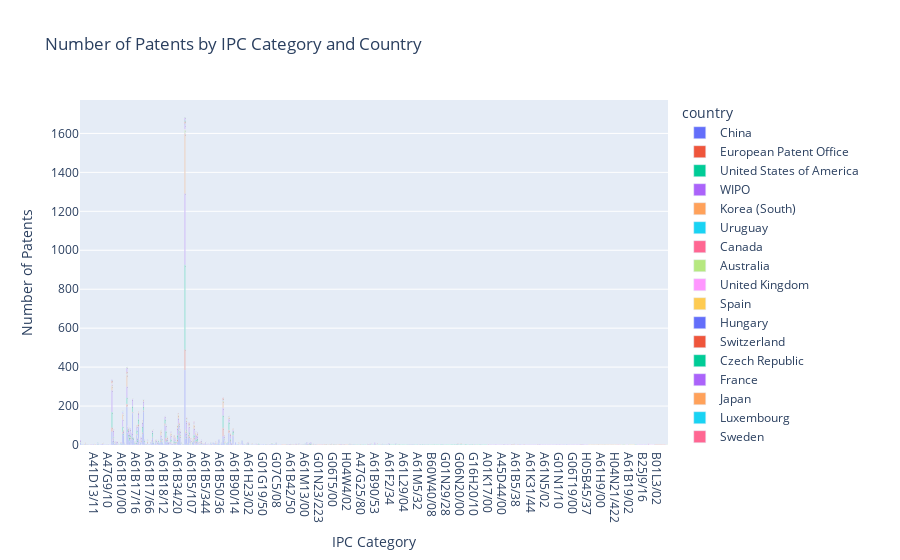

The notebook cell saved with this chart:
### Markdown cell above
## Quantitative-analysis
### Share Map : Number of patents by IPC category and country:

-  the visualization shows all İPC categories over all of the countries included in the dataset.
- The longest stacked bar in the visualization shows that the A61B4 IPC category ( Measuring for diagnostic purposes) is the most repeated IPC category over the different countries. thus we can conclude that investing in this specific category is a good investment all over the world.

### Code cell
df['IPC_main'] = df['IPC'].apply(lambda x: x.split('-')[0].strip())
grouped_data = df.groupby(['IPC_main', 'country']).size().reset_index(name='count')
total_counts = grouped_data.groupby('IPC_main')['count'].transform('sum')
grouped_data['percentage'] = grouped_data['count'] / total_counts * 100
fig = px.bar(grouped_data, x='IPC_main', y='count', color='country', text='percentage', title='Number of Patents by IPC Category and Country')
fig.update_layout(xaxis_title='IPC Category', yaxis_title='Number of Patents')
fig.update_traces(texttemplate='%{text:.2f}%', textposition='inside')
fig.show()

#fig.write_html(file='Share-Map.html', auto_open=True)

### Figure 1 — Plotly figure (JSON) as saved in the notebook; plotly's stock layout.template omitted (floating-point values rounded to 4 significant figures; data arrays with more than 128 entries replaced by an {"elided": "..."} marker saying what was removed)
{"data": [{"alignmentgroup": "True", "hovertemplate": "country=China<br>IPC_main=%{x}<br>count=%{y}<br>percentage=%{text}<extra></extra>", "legendgroup": "China", "marker": {"color": "#636efa", "pattern": {"shape": ""}}, "name": "China", "offsetgroup": "China", "orientation": "v", "showlegend": true, "text": {"elided": "243 float values"}, "textposition": "inside", "texttemplate": "%{text:.2f}%", "type": "bar", "x": {"elided": "243 str values"}, "xaxis": "x", "y": {"elided": "243 int values"}, "yaxis": "y"}, {"alignmentgroup": "True", "hovertemplate": "country=European Patent Office<br>IPC_main=%{x}<br>count=%{y}<br>percentage=%{text}<extra></extra>", "legendgroup": "European Patent Office", "marker": {"color": "#EF553B", "pattern": {"shape": ""}}, "name": "European Patent Office", "offsetgroup": "European Patent Office", "orientation": "v", "showlegend": true, "text": {"elided": "161 float values"}, "textposition": "inside", "texttemplate": "%{text:.2f}%", "type": "bar", "x": {"elided": "161 str values"}, "xaxis": "x", "y": {"elided": "161 int values"}, "yaxis": "y"}, {"alignmentgroup": "True", "hovertemplate": "country=United States of America<br>IPC_main=%{x}<br>count=%{y}<br>percentage=%{text}<extra></extra>", "legendgroup": "United States of America", "marker": {"color": "#00cc96", "pattern": {"shape": ""}}, "name": "United States of America", "offsetgroup": "United States of America", "orientation": "v", "showlegend": true, "text": {"elided": "323 float values"}, "textposition": "inside", "texttemplate": "%{text:.2f}%", "type": "bar", "x": {"elided": "323 str values"}, "xaxis": "x", "y": {"elided": "323 int values"}, "yaxis": "y"}, {"alignmentgroup": "True", "hovertemplate": "country=WIPO<br>IPC_main=%{x}<br>count=%{y}<br>percentage=%{text}<extra></extra>", "legendgroup": "WIPO", "marker": {"color": "#ab63fa", "pattern": {"shape": ""}}, "name": "WIPO", "offsetgroup": "WIPO", "orientation": "v", "showlegend": true, "text": {"elided": "323 float values"}, "textposition": "inside", "texttemplate": "%{text:.2f}%", "type": "bar", "x": {"elided": "323 str values"}, "xaxis": "x", "y": {"elided": "323 int values"}, "yaxis": "y"}, {"alignmentgroup": "True", "hovertemplate": "country=Korea (South)<br>IPC_main=%{x}<br>count=%{y}<br>percentage=%{text}<extra></extra>", "legendgroup": "Korea (South)", "marker": {"color": "#FFA15A", "pattern": {"shape": ""}}, "name": "Korea (South)", "offsetgroup": "Korea (South)", "orientation": "v", "showlegend": true, "text": {"elided": "142 float values"}, "textposition": "inside", "texttemplate": "%{text:.2f}%", "type": "bar", "x": {"elided": "142 str values"}, "xaxis": "x", "y": {"elided": "142 int values"}, "yaxis": "y"}, {"alignmentgroup": "True", "hovertemplate": "country=Uruguay<br>IPC_main=%{x}<br>count=%{y}<br>percentage=%{text}<extra></extra>", "legendgroup": "Uruguay", "marker": {"color": "#19d3f3", "pattern": {"shape": ""}}, "name": "Uruguay", "offsetgroup": "Uruguay", "orientation": "v", "showlegend": true, "text": [14.29], "textposition": "inside", "texttemplate": "%{text:.2f}%", "type": "bar", "x": ["A01K11/00"], "xaxis": "x", "y": [1], "yaxis": "y"}, {"alignmentgroup": "True", "hovertemplate": "country=Canada<br>IPC_main=%{x}<br>count=%{y}<br>percentage=%{text}<extra></extra>", "legendgroup": "Canada", "marker": {"color": "#FF6692", "pattern": {"shape": ""}}, "name": "Canada", "offsetgroup": "Canada", "orientation": "v", "showlegend": true, "text": [25, 8.333, 0.2985, 1.25, 12.5, 0.5, 1.01, 1.099, 0.4167, 2.439, 0.7874, 0.4255, 3.896, 2.041, 0.6135, 100, 28.57, 0.2377, 3.279, 0.8621, 2.778, 0.8403, 1.515, 100, 25, 100, 100, 100, 50], "textposition": "inside", "texttemplate": "%{text:.2f}%", "type": "bar", "x": ["A01K13/00", "A01K29/00", "A61B1/00", "A61B1/04", "A61B1/32", "A61B17/00", "A61B17/02", "A61B17/04", "A61B17/12", "A61B17/132", "A61B17/32", "A61B17/34", "A61B18/00", "A61B3/10", "A61B34/10", "A61B42/00", "A61B46/10", "A61B5/00", "A61B5/04", "A61B5/05", "A61B5/08", "A61B5/11", "A61B5/16", "A61F13/00", "A61N7/00", "G01N27/403", "G01R29/08", "G01R33/34", "G16H40/63"], "xaxis": "x", "y": [1, 1, 1, 1, 1, 2, 1, 1, 1, 1, 1, 1, 3, 1, 1, 1, 2, 4, 2, 1, 1, 1, 1, 1, 1, 1, 1, 1, 1], "yaxis": "y"}, {"alignmentgroup": "True", "hovertemplate": "country=Australia<br>IPC_main=%{x}<br>count=%{y}<br>percentage=%{text}<extra></extra>", "legendgroup": "Australia", "marker": {"color": "#B6E880", "pattern": {"shape": ""}}, "name": "Australia", "offsetgroup": "Australia", "orientation": "v", "showlegend": true, "text": [25, 100, 25, 100, 50, 0.8955, 7.143, 9.091, 20, 20, 1.25, 7.692, 0.4167, 2.439, 13.33, 5.882, 1.942, 4.167, 2.362, 7.407, 2.5, 5.263, 3.333, 3.704, 1.299, 0.6757, 0.9524, 33.33, 1.471, 4.082, 14.29, 1.84, 0.8772, 1.266, 1.129, 1.282, 0.6993, 1.639, 0.8621, 14.29, 20, 0.8403, 1.408, 100, 1.818, 7.692, 10, 1.646, 50, 1.613, 2.381, 25, 14.29, 33.33, 100, 14.29, 33.33, 33.33, 100, 50], "textposition": "inside", "texttemplate": "%{text:.2f}%", "type": "bar", "x": ["A01N1/02", "A24F15/00", "A41D13/11", "A45C11/00", "A45D34/04", "A61B1/00", "A61B1/01", "A61B1/05", "A61B1/07", "A61B1/303", "A61B17/00", "A61B17/04", "A61B17/12", "A61B17/132", "A61B17/14", "A61B17/15", "A61B17/16", "A61B17/28", "A61B17/32", "A61B17/56", "A61B17/70", "A61B17/72", "A61B17/80", "A61B17/88", "A61B18/00", "A61B18/12", "A61B18/14", "A61B18/26", "A61B3/00", "A61B3/10", "A61B3/13", "A61B34/10", "A61B34/20", "A61B34/30", "A61B5/00", "A61B5/01", "A61B5/02", "A61B5/04", "A61B5/05", "A61B5/06", "A61B5/091", "A61B5/11", "A61B5/145", "A61B5/1468", "A61B5/15", "A61B5/20", "A61B5/29", "A61B6/00", "A61B7/00", "A61B8/08", "A61B90/00", "A61B90/40", "A61F2/00", "A61F2/46", "A61M15/00", "A61M16/00", "A61M5/32", "G01N27/26", "G06Q30/00", "G16H10/40"], "xaxis": "x", "y": [1, 1, 1, 1, 1, 3, 2, 1, 1, 1, 5, 7, 1, 1, 2, 1, 2, 1, 3, 2, 2, 1, 1, 1, 1, 1, 1, 1, 1, 2, 1, 3, 1, 1, 19, 1, 1, 1, 1, 1, 1, 1, 1, 2, 1, 1, 1, 4, 1, 1, 2, 1, 1, 1, 2, 1, 1, 1, 1, 1], "yaxis": "y"}, {"alignmentgroup": "True", "hovertemplate": "country=United Kingdom<br>IPC_main=%{x}<br>count=%{y}<br>percentage=%{text}<extra></extra>", "legendgroup": "United Kingdom", "marker": {"color": "#FF97FF", "pattern": {"shape": ""}}, "name": "United Kingdom", "offsetgroup": "United Kingdom", "orientation": "v", "showlegend": true, "text": [100, 25, 20, 25, 9.091, 50, 50, 2.09, 3.571, 4.762, 1.136, 0.5848, 7.692, 4.167, 2.381, 1.575, 4.545, 3.704, 1.351, 1.471, 3.797, 0.2377, 0.6993, 8.333, 4.167, 1.681, 1.408, 1.818, 27.27, 3.704, 11.11, 8.333, 0.823, 25, 16.67, 8.333, 100, 50, 33.33, 20, 100, 7.692, 50, 50], "textposition": "inside", "texttemplate": "%{text:.2f}%", "type": "bar", "x": ["A41B1/00", "A41C3/00", "A41D1/00", "A41D13/12", "A42B1/24", "A45D34/04", "A47C7/62", "A61B1/00", "A61B1/01", "A61B1/24", "A61B10/00", "A61B17/22", "A61B17/24", "A61B17/28", "A61B17/29", "A61B17/32", "A61B17/68", "A61B17/88", "A61B18/12", "A61B3/00", "A61B34/30", "A61B5/00", "A61B5/02", "A61B5/08", "A61B5/103", "A61B5/11", "A61B5/145", "A61B5/15", "A61B5/18", "A61B5/25", "A61B5/28", "A61B5/37", "A61B6/00", "A61B90/40", "A61B90/90", "A61M25/01", "G01N1/22", "G01N27/02", "G01N33/49", "G01R33/48", "G01S15/58", "G06T7/00", "G08B21/02", "H02J50/10"], "xaxis": "x", "y": [1, 1, 1, 1, 1, 1, 1, 7, 1, 1, 2, 1, 1, 1, 1, 2, 1, 1, 2, 1, 3, 4, 1, 3, 1, 2, 1, 1, 3, 1, 1, 1, 2, 1, 1, 1, 1, 1, 1, 1, 1, 1, 1, 1], "yaxis": "y"}, {"alignmentgroup": "True", "hovertemplate": "country=Spain<br>IPC_main=%{x}<br>count=%{y}<br>percentage=%{text}<extra></extra>", "legendgroup": "Spain", "marker": {"color": "#FECB52", "pattern": {"shape": ""}}, "name": "Spain", "offsetgroup": "Spain", "orientation": "v", "showlegend": true, "text": [25, 10, 100, 0.5, 1.01, 1.163, 2.381, 1.575, 100, 1.471, 4.762, 0.05942, 1.282, 1.399, 8.333, 0.8403, 4.225, 1.818, 0.6711, 100, 100, 100, 100], "textposition": "inside", "texttemplate": "%{text:.2f}%", "type": "bar", "x": ["A41D13/11", "A44C5/00", "A45B3/08", "A61B17/00", "A61B17/02", "A61B17/072", "A61B17/29", "A61B17/32", "A61B19/02", "A61B3/00", "A61B3/12", "A61B5/00", "A61B5/01", "A61B5/02", "A61B5/103", "A61B5/11", "A61B5/145", "A61B5/15", "A61B8/00", "A61F5/05", "G01N21/25", "G01N21/35", "G06Q50/00"], "xaxis": "x", "y": [1, 1, 1, 2, 1, 1, 1, 2, 1, 1, 1, 1, 1, 2, 2, 1, 3, 1, 1, 1, 1, 1, 1], "yaxis": "y"}, {"alignmentgroup": "True", "hovertemplate": "country=Hungary<br>IPC_main=%{x}<br>count=%{y}<br>percentage=%{text}<extra></extra>", "legendgroup": "Hungary", "marker": {"color": "#636efa", "pattern": {"shape": ""}}, "name": "Hungary", "offsetgroup": "Hungary", "orientation": "v", "showlegend": true, "text": [25, 0.2985, 20, 0.05942, 0.4115], "textposition": "inside", "texttemplate": "%{text:.2f}%", "type": "bar", "x": ["A41D13/12", "A61B1/00", "A61B17/64", "A61B5/00", "A61B6/00"], "xaxis": "x", "y": [1, 1, 1, 1, 1], "yaxis": "y"}, {"alignmentgroup": "True", "hovertemplate": "country=Switzerland<br>IPC_main=%{x}<br>count=%{y}<br>percentage=%{text}<extra></extra>", "legendgroup": "Switzerland", "marker": {"color": "#EF553B", "pattern": {"shape": ""}}, "name": "Switzerland", "offsetgroup": "Switzerland", "orientation": "v", "showlegend": true, "text": [25, 50, 0.5682, 3.333, 1.266, 10, 50, 100], "textposition": "inside", "texttemplate": "%{text:.2f}%", "type": "bar", "x": ["A41D13/12", "A47C31/12", "A61B10/00", "A61B17/80", "A61B34/30", "A61B5/03", "A61F2/16", "B25J13/08"], "xaxis": "x", "y": [1, 1, 1, 1, 1, 1, 1, 1], "yaxis": "y"}, {"alignmentgroup": "True", "hovertemplate": "country=Czech Republic<br>IPC_main=%{x}<br>count=%{y}<br>percentage=%{text}<extra></extra>", "legendgroup": "Czech Republic", "marker": {"color": "#00cc96", "pattern": {"shape": ""}}, "name": "Czech Republic", "offsetgroup": "Czech Republic", "orientation": "v", "showlegend": true, "text": [9.091, 100, 8.333, 1.399, 0.8621, 0.8403, 100], "textposition": "inside", "texttemplate": "%{text:.2f}%", "type": "bar", "x": ["A42B1/24", "A47B97/00", "A61B3/02", "A61B5/02", "A61B5/05", "A61B5/11", "A61G5/10"], "xaxis": "x", "y": [1, 1, 1, 2, 1, 1, 1], "yaxis": "y"}, {"alignmentgroup": "True", "hovertemplate": "country=France<br>IPC_main=%{x}<br>count=%{y}<br>percentage=%{text}<extra></extra>", "legendgroup": "France", "marker": {"color": "#ab63fa", "pattern": {"shape": ""}}, "name": "France", "offsetgroup": "France", "orientation": "v", "showlegend": true, "text": [25, 25, 3.571, 20, 2.273, 1.01, 0.9709, 2.5, 20, 25, 9.091, 1.25, 0.9524, 2.381, 1.471, 0.6135, 0.8772, 0.9507, 2.564, 0.6993, 1.639, 14.29, 4.167, 0.8403, 1.408, 16.67, 3.704, 0.6711, 16.67, 1.613, 100, 25, 100, 100, 33.33, 100, 100, 100, 100, 50, 100, 12.5, 100, 100, 100, 25, 100], "textposition": "inside", "texttemplate": "%{text:.2f}%", "type": "bar", "x": ["A43D1/02", "A45D44/00", "A61B1/01", "A61B1/07", "A61B10/00", "A61B17/02", "A61B17/16", "A61B17/17", "A61B17/50", "A61B17/58", "A61B17/68", "A61B17/70", "A61B18/14", "A61B18/20", "A61B3/00", "A61B34/10", "A61B34/20", "A61B5/00", "A61B5/01", "A61B5/02", "A61B5/04", "A61B5/06", "A61B5/103", "A61B5/11", "A61B5/145", "A61B5/24", "A61B5/25", "A61B8/00", "A61B8/06", "A61B8/08", "A61B8/15", "A61B90/10", "A61C13/263", "A61C19/00", "A61F2/12", "A61F2/32", "A61K35/35", "A61K8/31", "A61M11/00", "A61M25/09", "A61N5/00", "A61N5/06", "A63B23/18", "B25J9/16", "G01N21/01", "G08B21/04", "G08C17/00"], "xaxis": "x", "y": [1, 1, 1, 1, 4, 1, 1, 1, 1, 1, 2, 1, 1, 1, 1, 1, 1, 16, 2, 1, 1, 1, 1, 1, 1, 3, 1, 1, 1, 1, 1, 1, 1, 1, 1, 1, 1, 1, 1, 1, 1, 1, 1, 1, 1, 1, 1], "yaxis": "y"}, {"alignmentgroup": "True", "hovertemplate": "country=Japan<br>IPC_main=%{x}<br>count=%{y}<br>percentage=%{text}<extra></extra>", "legendgroup": "Japan", "marker": {"color": "#FFA15A", "pattern": {"shape": ""}}, "name": "Japan", "offsetgroup": "Japan", "orientation": "v", "showlegend": true, "text": [33.33, 0.2985, 1.25, 0.7874, 2.381, 1.613, 50, 12.5], "textposition": "inside", "texttemplate": "%{text:.2f}%", "type": "bar", "x": ["A45D26/00", "A61B1/00", "A61B1/04", "A61B17/32", "A61B18/20", "A61B8/08", "A61B8/13", "A61F9/00"], "xaxis": "x", "y": [1, 1, 1, 1, 1, 1, 1, 2], "yaxis": "y"}, {"alignmentgroup": "True", "hovertemplate": "country=Luxembourg<br>IPC_main=%{x}<br>count=%{y}<br>percentage=%{text}<extra></extra>", "legendgroup": "Luxembourg", "marker": {"color": "#19d3f3", "pattern": {"shape": ""}}, "name": "Luxembourg", "offsetgroup": "Luxembourg", "orientation": "v", "showlegend": true, "text": [100, 0.4255, 3.571, 14.29, 0.05942, 0.8403, 28.57, 50], "textposition": "inside", "texttemplate": "%{text:.2f}%", "type": "bar", "x": ["A47B49/00", "A61B17/34", "A61B17/42", "A61B17/44", "A61B5/00", "A61B5/11", "A61M1/00", "G01S13/50"], "xaxis": "x", "y": [1, 1, 1, 1, 1, 1, 2, 1], "yaxis": "y"}, {"alignmentgroup": "True", "hovertemplate": "country=Sweden<br>IPC_main=%{x}<br>count=%{y}<br>percentage=%{text}<extra></extra>", "legendgroup": "Sweden", "marker": {"color": "#FF6692", "pattern": {"shape": ""}}, "name": "Sweden", "offsetgroup": "Sweden", "orientation": "v", "showlegend": true, "text": [100, 0.05942, 2.778, 0.8403, 14.29, 1.515, 5.882, 7.143, 33.33, 33.33], "textposition": "inside", "texttemplate": "%{text:.2f}%", "type": "bar", "x": ["A47B55/02", "A61B5/00", "A61B5/08", "A61B5/11", "A61B5/12", "A61B5/16", "A61B50/20", "A61B50/36", "A61M5/14", "B60K28/06"], "xaxis": "x", "y": [1, 1, 1, 1, 1, 1, 1, 1, 1, 1], "yaxis": "y"}, {"alignmentgroup": "True", "hovertemplate": "country=Chinese Taipei<br>IPC_main=%{x}<br>count=%{y}<br>percentage=%{text}<extra></extra>", "legendgroup": "Chinese Taipei", "marker": {"color": "#B6E880", "pattern": {"shape": ""}}, "name": "Chinese Taipei", "offsetgroup": "Chinese Taipei", "orientation": "v", "showlegend": true, "text": [50, 0.2985, 1.399, 1.639, 3.448, 12.5, 10, 50], "textposition": "inside", "texttemplate": "%{text:.2f}%", "type": "bar", "x": ["A47C27/00", "A61B1/00", "A61B5/02", "A61B5/04", "A61B5/107", "A61N5/06", "G06K9/00", "G08B21/02"], "xaxis": "x", "y": [1, 1, 2, 1, 1, 1, 1, 1], "yaxis": "y"}, {"alignmentgroup": "True", "hovertemplate": "country=Italy<br>IPC_main=%{x}<br>count=%{y}<br>percentage=%{text}<extra></extra>", "legendgroup": "Italy", "marker": {"color": "#FF97FF", "pattern": {"shape": ""}}, "name": "Italy", "offsetgroup": "Italy", "orientation": "v", "showlegend": true, "text": [100, 100, 100, 100, 100, 100, 100], "textposition": "inside", "texttemplate": "%{text:.2f}%", "type": "bar", "x": ["A61B", "A61F2/40", "A61H", "A61K", "A63B", "G02B", "G06T"], "xaxis": "x", "y": [6, 1, 1, 1, 1, 1, 1], "yaxis": "y"}, {"alignmentgroup": "True", "hovertemplate": "country=Argentina<br>IPC_main=%{x}<br>count=%{y}<br>percentage=%{text}<extra></extra>", "legendgroup": "Argentina", "marker": {"color": "#FECB52", "pattern": {"shape": ""}}, "name": "Argentina", "offsetgroup": "Argentina", "orientation": "v", "showlegend": true, "text": [0.2985, 1.282], "textposition": "inside", "texttemplate": "%{text:.2f}%", "type": "bar", "x": ["A61B1/00", "A61B5/01"], "xaxis": "x", "y": [1, 1], "yaxis": "y"}, {"alignmentgroup": "True", "hovertemplate": "country=Brazil<br>IPC_main=%{x}<br>count=%{y}<br>percentage=%{text}<extra></extra>", "legendgroup": "Brazil", "marker": {"color": "#636efa", "pattern": {"shape": ""}}, "name": "Brazil", "offsetgroup": "Brazil", "orientation": "v", "showlegend": true, "text": [0.2985, 5.556, 16.67, 2.273, 0.25, 3.333, 2.326, 5.882, 0.7874, 25, 6.667, 4.545, 0.9524, 0.6135, 0.5348, 0.8621, 1.408, 7.143, 14.29, 50, 50, 13.33, 8.333, 100, 50], "textposition": "inside", "texttemplate": "%{text:.2f}%", "type": "bar", "x": ["A61B1/00", "A61B1/06", "A61B1/307", "A61B10/00", "A61B17/00", "A61B17/06", "A61B17/072", "A61B17/15", "A61B17/32", "A61B17/58", "A61B17/66", "A61B17/68", "A61B18/14", "A61B34/10", "A61B5/00", "A61B5/05", "A61B5/145", "A61B50/36", "A61B90/98", "A61C1/08", "A61M13/00", "A61M25/00", "A61M25/01", "B60W30/02", "G01N1/02"], "xaxis": "x", "y": [1, 1, 1, 4, 1, 2, 2, 1, 1, 1, 1, 1, 1, 1, 9, 1, 1, 1, 1, 1, 1, 2, 1, 1, 1], "yaxis": "y"}, {"alignmentgroup": "True", "hovertemplate": "country=Germany<br>IPC_main=%{x}<br>count=%{y}<br>percentage=%{text}<extra></extra>", "legendgroup": "Germany", "marker": {"color": "#EF553B", "pattern": {"shape": ""}}, "name": "Germany", "offsetgroup": "Germany", "orientation": "v", "showlegend": true, "text": [3.284, 3.571, 2.5, 9.091, 20, 50, 7.143, 1.299, 2.25, 66.67, 1.942, 0.5848, 7.692, 4.167, 0.7874, 11.11, 9.091, 8.333, 60, 100, 1.471, 8.333, 6.122, 2.632, 28.57, 0.9804, 1.227, 6.14, 0.5942, 3.497, 100, 1.639, 11.21, 2.778, 3.448, 2.521, 36.36, 9.091, 5.556, 5.882, 8.333, 3.333, 4.115, 33.33, 6, 100, 0.6711, 10, 2.381, 100, 9.091, 16.67, 14.29, 28.57, 50, 33.33, 100, 100, 100, 100, 100, 100, 100, 22.22, 100, 100, 50], "textposition": "inside", "texttemplate": "%{text:.2f}%", "type": "bar", "x": ["A61B1/00", "A61B1/01", "A61B1/04", "A61B1/05", "A61B1/07", "A61B1/227", "A61B1/31", "A61B10/02", "A61B17/00", "A61B17/03", "A61B17/16", "A61B17/22", "A61B17/24", "A61B17/28", "A61B17/32", "A61B17/56", "A61B17/68", "A61B17/92", "A61B17/94", "A61B18/10", "A61B3/00", "A61B3/02", "A61B3/10", "A61B3/11", "A61B3/13", "A61B34/00", "A61B34/10", "A61B34/20", "A61B5/00", "A61B5/02", "A61B5/024", "A61B5/04", "A61B5/05", "A61B5/08", "A61B5/107", "A61B5/11", "A61B5/18", "A61B5/22", "A61B5/24", "A61B50/20", "A61B50/30", "A61B50/31", "A61B6/00", "A61B6/02", "A61B6/03", "A61B6/06", "A61B8/00", "A61B8/12", "A61B90/00", "A61B90/20", "A61B90/30", "A61B90/90", "A61B90/98", "A61M16/00", "A61M21/00", "A61N1/08", "B01L3/02", "B25J9/02", "B60N2/06", "B60Q5/00", "B60R16/037", "B60W50/08", "G06F17/10", "G06F3/01", "G06Q10/06", "G06V40/20", "G16H30/00"], "xaxis": "x", "y": [11, 1, 2, 1, 1, 1, 1, 1, 9, 2, 2, 1, 1, 1, 1, 3, 2, 1, 3, 1, 1, 1, 3, 1, 2, 1, 2, 7, 10, 5, 1, 1, 13, 1, 1, 3, 4, 1, 1, 1, 1, 1, 10, 1, 3, 1, 1, 1, 2, 1, 1, 1, 1, 2, 1, 1, 1, 1, 1, 1, 1, 1, 1, 2, 1, 1, 1], "yaxis": "y"}, {"alignmentgroup": "True", "hovertemplate": "country=Netherlands<br>IPC_main=%{x}<br>count=%{y}<br>percentage=%{text}<extra></extra>", "legendgroup": "Netherlands", "marker": {"color": "#00cc96", "pattern": {"shape": ""}}, "name": "Netherlands", "offsetgroup": "Netherlands", "orientation": "v", "showlegend": true, "text": [0.2985, 0.5682, 0.3565, 7.692, 0.6711, 8.333], "textposition": "inside", "texttemplate": "%{text:.2f}%", "type": "bar", "x": ["A61B1/00", "A61B10/00", "A61B5/00", "A61B5/20", "A61B8/00", "A61M25/01"], "xaxis": "x", "y": [1, 1, 6, 1, 1, 1], "yaxis": "y"}, {"alignmentgroup": "True", "hovertemplate": "country=Russian Federation<br>IPC_main=%{x}<br>count=%{y}<br>percentage=%{text}<extra></extra>", "legendgroup": "Russian Federation", "marker": {"color": "#ab63fa", "pattern": {"shape": ""}}, "name": "Russian Federation", "offsetgroup": "Russian Federation", "orientation": "v", "showlegend": true, "text": [1.194, 0.5682, 5.25, 15.38, 3.571, 50, 11.11, 20, 20, 2.941, 2.632, 4.762, 0.9804, 0.8772, 0.8318, 0.6993, 1.639, 1.724, 1.681, 7.576, 9.091, 1.342, 1.613, 100], "textposition": "inside", "texttemplate": "%{text:.2f}%", "type": "bar", "x": ["A61B1/00", "A61B10/00", "A61B17/00", "A61B17/24", "A61B17/42", "A61B17/435", "A61B17/56", "A61B17/60", "A61B17/94", "A61B3/00", "A61B3/11", "A61B3/12", "A61B34/00", "A61B34/20", "A61B5/00", "A61B5/02", "A61B5/04", "A61B5/05", "A61B5/11", "A61B5/16", "A61B5/18", "A61B8/00", "A61B8/08", "G16H50/00"], "xaxis": "x", "y": [4, 1, 21, 2, 1, 1, 3, 1, 1, 2, 1, 1, 1, 1, 14, 1, 1, 2, 2, 5, 1, 2, 1, 1], "yaxis": "y"}, {"alignmentgroup": "True", "hovertemplate": "country=Portugal<br>IPC_main=%{x}<br>count=%{y}<br>percentage=%{text}<extra></extra>", "legendgroup": "Portugal", "marker": {"color": "#FFA15A", "pattern": {"shape": ""}}, "name": "Portugal", "offsetgroup": "Portugal", "orientation": "v", "showlegend": true, "text": [4.762, 0.05942, 1.282], "textposition": "inside", "texttemplate": "%{text:.2f}%", "type": "bar", "x": ["A61B1/24", "A61B5/00", "A61B5/01"], "xaxis": "x", "y": [1, 1, 1], "yaxis": "y"}, {"alignmentgroup": "True", "hovertemplate": "country=Denmark<br>IPC_main=%{x}<br>count=%{y}<br>percentage=%{text}<extra></extra>", "legendgroup": "Denmark", "marker": {"color": "#19d3f3", "pattern": {"shape": ""}}, "name": "Denmark", "offsetgroup": "Denmark", "orientation": "v", "showlegend": true, "text": [1.136], "textposition": "inside", "texttemplate": "%{text:.2f}%", "type": "bar", "x": ["A61B10/00"], "xaxis": "x", "y": [2], "yaxis": "y"}, {"alignmentgroup": "True", "hovertemplate": "country=Finland<br>IPC_main=%{x}<br>count=%{y}<br>percentage=%{text}<extra></extra>", "legendgroup": "Finland", "marker": {"color": "#FF6692", "pattern": {"shape": ""}}, "name": "Finland", "offsetgroup": "Finland", "orientation": "v", "showlegend": true, "text": [0.5682, 4.082, 2.632, 4.762, 20, 0.8403, 0.823], "textposition": "inside", "texttemplate": "%{text:.2f}%", "type": "bar", "x": ["A61B10/00", "A61B3/10", "A61B3/11", "A61B3/12", "A61B3/16", "A61B5/11", "A61B6/00"], "xaxis": "x", "y": [1, 2, 1, 1, 1, 1, 2], "yaxis": "y"}, {"alignmentgroup": "True", "hovertemplate": "country=Israel<br>IPC_main=%{x}<br>count=%{y}<br>percentage=%{text}<extra></extra>", "legendgroup": "Israel", "marker": {"color": "#B6E880", "pattern": {"shape": ""}}, "name": "Israel", "offsetgroup": "Israel", "orientation": "v", "showlegend": true, "text": [0.5682, 0.75, 2.198, 0.4255, 3.896, 1.266, 1.19, 100, 50, 50, 100], "textposition": "inside", "texttemplate": "%{text:.2f}%", "type": "bar", "x": ["A61B10/00", "A61B17/00", "A61B17/04", "A61B17/34", "A61B18/00", "A61B34/30", "A61B90/00", "A61F13/15", "A61M39/06", "B60W40/08", "G16Y40/10"], "xaxis": "x", "y": [1, 3, 2, 1, 3, 1, 1, 1, 1, 1, 1], "yaxis": "y"}, {"alignmentgroup": "True", "hovertemplate": "country=Lithuania<br>IPC_main=%{x}<br>count=%{y}<br>percentage=%{text}<extra></extra>", "legendgroup": "Lithuania", "marker": {"color": "#FF97FF", "pattern": {"shape": ""}}, "name": "Lithuania", "offsetgroup": "Lithuania", "orientation": "v", "showlegend": true, "text": [1.099], "textposition": "inside", "texttemplate": "%{text:.2f}%", "type": "bar", "x": ["A61B17/04"], "xaxis": "x", "y": [1], "yaxis": "y"}, {"alignmentgroup": "True", "hovertemplate": "country=Austria<br>IPC_main=%{x}<br>count=%{y}<br>percentage=%{text}<extra></extra>", "legendgroup": "Austria", "marker": {"color": "#FECB52", "pattern": {"shape": ""}}, "name": "Austria", "offsetgroup": "Austria", "orientation": "v", "showlegend": true, "text": [2.5], "textposition": "inside", "texttemplate": "%{text:.2f}%", "type": "bar", "x": ["A61B17/17"], "xaxis": "x", "y": [1], "yaxis": "y"}, {"alignmentgroup": "True", "hovertemplate": "country=Colombia<br>IPC_main=%{x}<br>count=%{y}<br>percentage=%{text}<extra></extra>", "legendgroup": "Colombia", "marker": {"color": "#636efa", "pattern": {"shape": ""}}, "name": "Colombia", "offsetgroup": "Colombia", "orientation": "v", "showlegend": true, "text": [3.704], "textposition": "inside", "texttemplate": "%{text:.2f}%", "type": "bar", "x": ["A61B17/56"], "xaxis": "x", "y": [1], "yaxis": "y"}, {"alignmentgroup": "True", "hovertemplate": "country=Belgium<br>IPC_main=%{x}<br>count=%{y}<br>percentage=%{text}<extra></extra>", "legendgroup": "Belgium", "marker": {"color": "#EF553B", "pattern": {"shape": ""}}, "name": "Belgium", "offsetgroup": "Belgium", "orientation": "v", "showlegend": true, "text": [2.632], "textposition": "inside", "texttemplate": "%{text:.2f}%", "type": "bar", "x": ["A61B3/11"], "xaxis": "x", "y": [1], "yaxis": "y"}, {"alignmentgroup": "True", "hovertemplate": "country=Singapore<br>IPC_main=%{x}<br>count=%{y}<br>percentage=%{text}<extra></extra>", "legendgroup": "Singapore", "marker": {"color": "#00cc96", "pattern": {"shape": ""}}, "name": "Singapore", "offsetgroup": "Singapore", "orientation": "v", "showlegend": true, "text": [0.05942, 0.6993], "textposition": "inside", "texttemplate": "%{text:.2f}%", "type": "bar", "x": ["A61B5/00", "A61B5/02"], "xaxis": "x", "y": [1, 1], "yaxis": "y"}, {"alignmentgroup": "True", "hovertemplate": "country=Eurasian Patent Organization<br>IPC_main=%{x}<br>count=%{y}<br>percentage=%{text}<extra></extra>", "legendgroup": "Eurasian Patent Organization", "marker": {"color": "#ab63fa", "pattern": {"shape": ""}}, "name": "Eurasian Patent Organization", "offsetgroup": "Eurasian Patent Organization", "orientation": "v", "showlegend": true, "text": [1.408, 9.091], "textposition": "inside", "texttemplate": "%{text:.2f}%", "type": "bar", "x": ["A61B5/145", "A61B5/18"], "xaxis": "x", "y": [1, 1], "yaxis": "y"}, {"alignmentgroup": "True", "hovertemplate": "country=Norway<br>IPC_main=%{x}<br>count=%{y}<br>percentage=%{text}<extra></extra>", "legendgroup": "Norway", "marker": {"color": "#FFA15A", "pattern": {"shape": ""}}, "name": "Norway", "offsetgroup": "Norway", "orientation": "v", "showlegend": true, "text": [11.11], "textposition": "inside", "texttemplate": "%{text:.2f}%", "type": "bar", "x": ["G06F3/01"], "xaxis": "x", "y": [1], "yaxis": "y"}], "layout": {"barmode": "relative", "legend": {"title": {"text": "country"}, "tracegroupgap": 0}, "title": {"text": "Number of Patents by IPC Category and Country"}, "xaxis": {"anchor": "y", "domain": [0, 1], "title": {"text": "IPC Category"}}, "yaxis": {"anchor": "x", "domain": [0, 1], "title": {"text": "Number of Patents"}}}}
